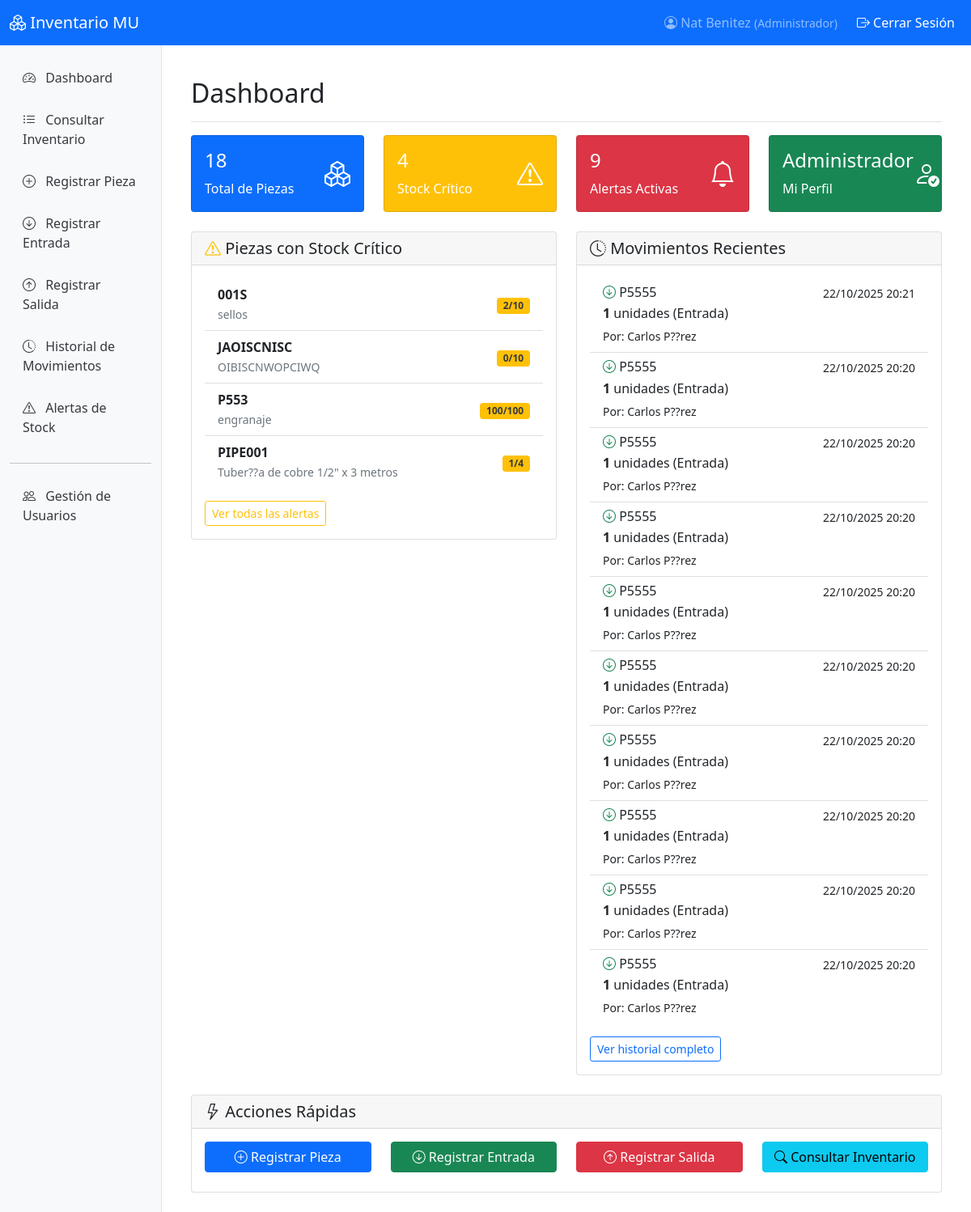
Before: / (signed in) with the older database file.
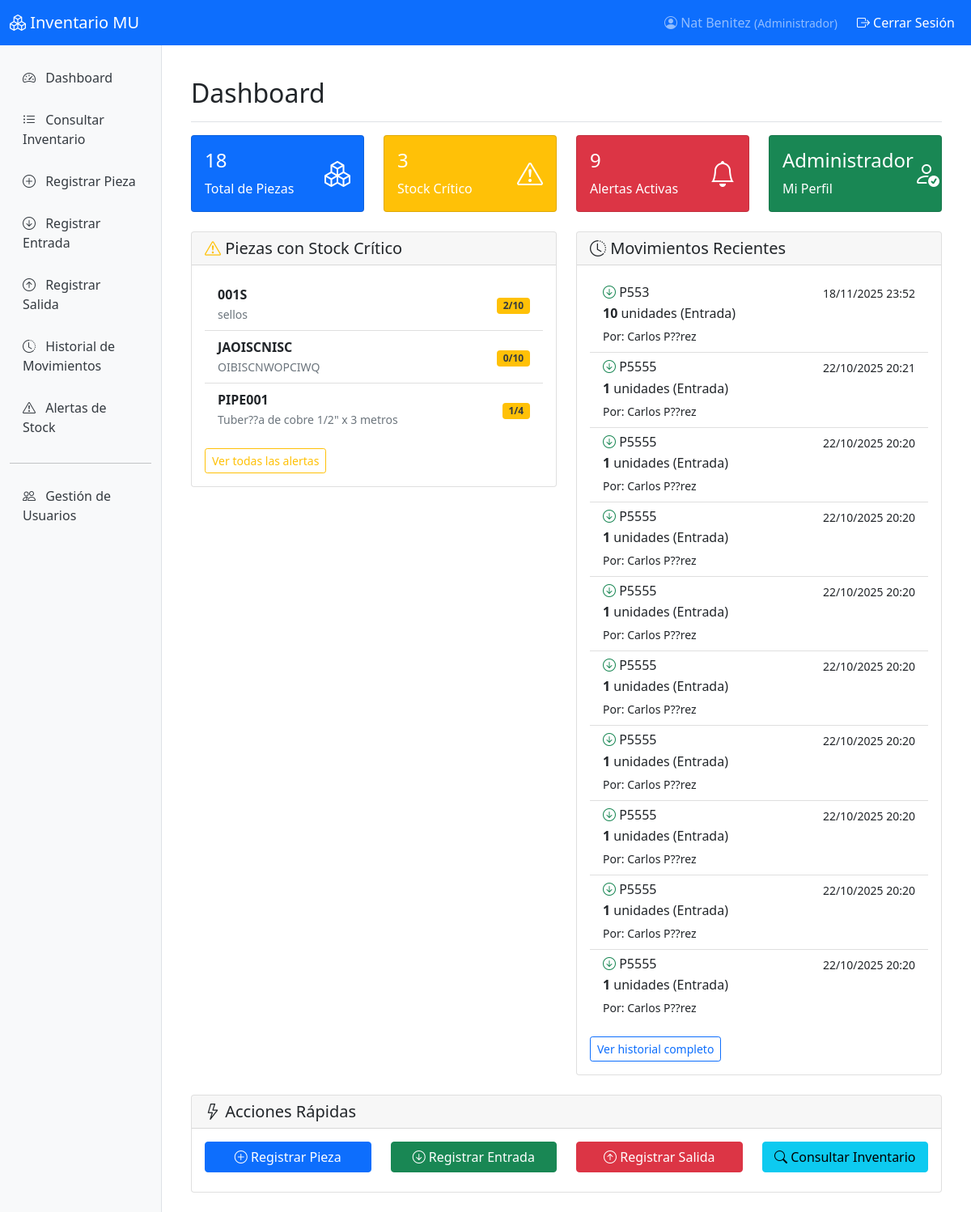
After: the same page with the newer database file.
### inventario/models.py (models this page shows, shortened)
class Pieza(models.Model):
    codigo = models.CharField(
        max_length=50,
        unique=True,
        verbose_name='Código de pieza'
    )
    descripcion = models.TextField(verbose_name='Descripción')
    stock_actual = models.PositiveIntegerField(
        default=0,
        verbose_name='Stock actual'
    )
    stock_minimo = models.PositiveIntegerField(
        default=10,
        verbose_name='Stock mínimo'
    )
    ubicacion = models.CharField(
        max_length=100,
        verbose_name='Ubicación en bodega'
    )
    categoria = models.CharField(
        max_length=50,
        blank=True,
        verbose_name='Categoría'
    )
    fecha_creacion = models.DateTimeField(
        auto_now_add=True,
        verbose_name='Fecha de creación'
    )
    fecha_actualizacion = models.DateTimeField(
        auto_now=True,
        verbose_name='Última actualización'
    )
    ultima_modificacion_por = models.ForeignKey(
        User,
        null=True,
        blank=True,
        on_delete=models.SET_NULL,
        verbose_name='Última modificación por'
    )
    fecha_ultima_modificacion = models.DateTimeField(
        null=True,
        blank=True,
        verbose_name='Fecha de última modificación'
    )
    class Meta:
        verbose_name = 'Pieza'
        verbose_name_plural = 'Piezas'
        ordering = ['codigo']

### movimientos/models.py (models this page shows, shortened)
class MovimientoStock(models.Model):
    TIPO_MOVIMIENTO_CHOICES = [
        ('entrada', 'Entrada'),
        ('salida', 'Salida'),
    ]
    pieza = models.ForeignKey(
        Pieza,
        on_delete=models.CASCADE,
        verbose_name='Pieza'
    )
    tipo_movimiento = models.CharField(
        max_length=10,
        choices=TIPO_MOVIMIENTO_CHOICES,
        verbose_name='Tipo de movimiento'
    )
    cantidad = models.PositiveIntegerField(verbose_name='Cantidad')
    fecha_movimiento = models.DateTimeField(
        auto_now_add=True,
        verbose_name='Fecha del movimiento'
    )
    usuario = models.ForeignKey(
        User,
        on_delete=models.CASCADE,
        verbose_name='Usuario que registró'
    )
    observaciones = models.TextField(
        blank=True,
        verbose_name='Observaciones'
    )
    stock_anterior = models.PositiveIntegerField(
        verbose_name='Stock anterior'
    )
    stock_posterior = models.PositiveIntegerField(
        verbose_name='Stock posterior'
    )
    class Meta:
        verbose_name = 'Movimiento de Stock'
        verbose_name_plural = 'Movimientos de Stock'
        ordering = ['-fecha_movimiento']

### usuarios/models.py (models this page shows, shortened)
class Usuario(AbstractUser):
    PERFILES_CHOICES = [
        ('administrador', 'Administrador'),
        ('logistica', 'Logística'),
        ('inventario', 'Inventario'),
        ('auditor', 'Auditor'),
        ('comprador', 'Comprador'),
        ('produccion', 'Jefe de Producción'),
    ]
    perfil = models.CharField(
        max_length=20,
        choices=PERFILES_CHOICES,
        default='inventario',
        verbose_name='Perfil de acceso'
    )
    class Meta:
        verbose_name = 'Usuario'
        verbose_name_plural = 'Usuarios'

### usuarios/views.py (the view)
# urls.py: path('', dashboard, name='dashboard'),
@login_required
def dashboard(request):
    total_piezas = Pieza.objects.count()
    piezas_stock_critico = Pieza.objects.filter(
        stock_actual__lte=models.F('stock_minimo')
    ).count()
    alertas_activas = AlertaStock.objects.filter(activa=True).count()
    movimientos_recientes = MovimientoStock.objects.select_related(
        'pieza', 'usuario'
    )[:10]
    piezas_criticas = Pieza.objects.filter(
        stock_actual__lte=models.F('stock_minimo')
    )[:5]
    context = {
        'total_piezas': total_piezas,
        'piezas_stock_critico': piezas_stock_critico,
        'alertas_activas': alertas_activas,
        'movimientos_recientes': movimientos_recientes,
        'piezas_criticas': piezas_criticas,
    }
    return render(request, 'dashboard.html', context)

### templates/dashboard.html (shortened to what the changed rows need)
{% extends 'base.html' %}
{% block content %}
<div class="d-flex justify-content-between flex-wrap flex-md-nowrap align-items-center pt-3 pb-2 mb-3 border-bottom">
    <h1 class="h2">Dashboard</h1>
</div>
<div class="row mb-4">
    <div class="col-md-3">
        <div class="card bg-warning text-white">
            <div class="card-body">
                <div class="d-flex justify-content-between">
                    <div>
                        <h4>{{ piezas_stock_critico }}</h4>
                        <p class="card-text">Stock Crítico</p>
                    </div>
                </div>
            </div>
        </div>
    </div>
</div>
<div class="row">
    <div class="col-md-6">
        <div class="card">
            <div class="card-body">
                {% if piezas_criticas %}
                    <div class="list-group list-group-flush">
                        {% for pieza in piezas_criticas %}
                            <div class="list-group-item d-flex justify-content-between align-items-center">
                                <div>
                                    <strong>{{ pieza.codigo }}</strong><br>
                                    <small class="text-muted">{{ pieza.descripcion|truncatechars:40 }}</small>
                                </div>
                                <div class="text-end">
                                    <span class="badge badge-stock-critico">
                                        {{ pieza.stock_actual }}/{{ pieza.stock_minimo }}
                                    </span>
                                </div>
                            </div>
                        {% endfor %}
                    </div>
                {% else %}
                    <p class="text-muted">No hay piezas con stock crítico.</p>
                {% endif %}
            </div>
        </div>
    </div>
    <div class="col-md-6">
        <div class="card">
            <div class="card-body">
                {% if movimientos_recientes %}
                    <div class="list-group list-group-flush">
                        {% for movimiento in movimientos_recientes %}
                            <div class="list-group-item">
                                <div class="d-flex w-100 justify-content-between">
                                    <h6 class="mb-1">
                                        {% if movimiento.tipo_movimiento == 'entrada' %}
                                            <i class="bi bi-arrow-down-circle text-success"></i>
                                        {% else %}
                                            <i class="bi bi-arrow-up-circle text-danger"></i>
                                        {% endif %}
                                        {{ movimiento.pieza.codigo }}
                                    </h6>
                                    <small>{{ movimiento.fecha_movimiento|date:"d/m/Y H:i" }}</small>
                                </div>
                                <p class="mb-1">
                                    <strong>{{ movimiento.cantidad }}</strong> unidades
                                    ({{ movimiento.get_tipo_movimiento_display }})
                                </p>
                                <small>Por: {{ movimiento.usuario.get_full_name|default:movimiento.usuario.username }}</small>
                            </div>
                        {% endfor %}
                    </div>
                {% else %}
                    <p class="text-muted">No hay movimientos registrados.</p>
                {% endif %}
            </div>
        </div>
    </div>
</div>
{% endblock %}

Changed rows visible on the page:
no longer on this page (row edited): Pieza: codigo "P553", descripcion "engranaje", stock_actual "100", stock_minimo "100"
no longer on this page (row unchanged): MovimientoStock: pieza.codigo "P5555", fecha_movimiento "22/10/2025 20:20", cantidad "1", tipo_movimiento "Entrada", usuario.get_full_name "Carlos P??rez"
added MovimientoStock: pieza.codigo "P553", fecha_movimiento "18/11/2025 23:52", cantidad "10", tipo_movimiento "Entrada", usuario.get_full_name "Carlos P??rez"
Other visible differences:
{{ piezas_stock_critico }}: "4" → "3"
